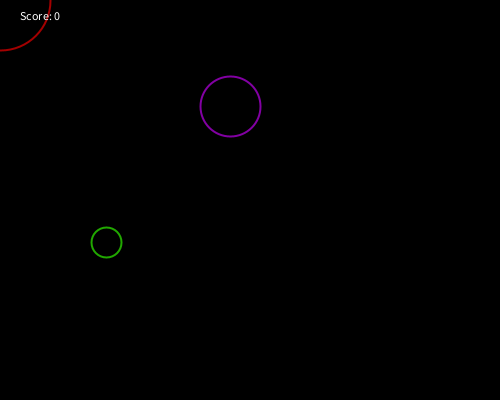
Frame 1 (no input)
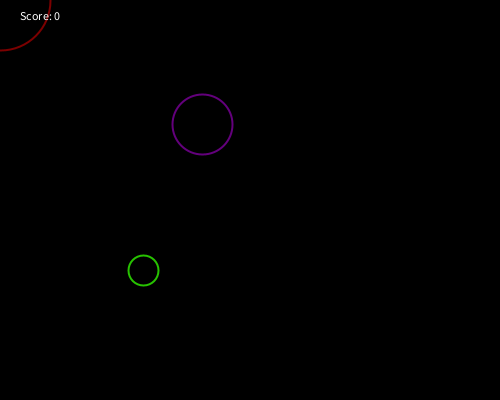
Frame 60 (the mouse pressed at the canvas centre just before this capture)
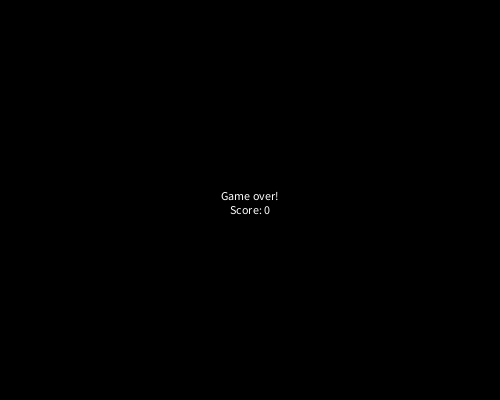
Frame 120 (the mouse held since frame 60 and released just before this capture)

The Processing sketch that drew these frames (run headless with seeded random() and noise(); from frame 60 on, the mouse is pressed at the canvas centre):

// Processing sketch: processing_43510
// ── processing_43510.pde

// Current level
int level;

// How many points have we got
int score;

// Object moves as time passes
float time;

// Time speed. Time goes faster as you progress, 
// so it becomes more difficult. Time will increase this much
// each time draw() is called.
float tspeed;

// The game can shows messages when the level increases
// and when the game is over
String message = "";

// This indicates for how many animation frames should
// we display the message. If it's 0, no message is displayed.
int message_time = 0;

// This list indicates which circles have been eaten and which not.
// It contains boolean values. false means not eaten, so display
// this circle. true means eaten, so don't display this circle anymore.
boolean[] eaten = {};

void setup() {
  size(500, 400);
  background(0);
  colorMode(HSB, 100);
  noFill();
  strokeWeight(2);
  textAlign(CENTER);
  game_start();
}

// Initialize variables
void game_start() {
  tspeed = 0.004;
  time = 0;
  score = 0;
  level = 1;
  eaten = new boolean[1];
  eaten[0] = false;
}

// This function gets called every time we eat all the green circles
void next_level() {
  
  // Increase the time speed to make it a bit more difficult
  // all objects will move faster.
  tspeed += 0.0002;
  
  // Increase the level
  level++;
  
  // Increase the size of the eaten array
  eaten = (boolean[]) append(eaten, false);
  
  // Reset the eaten array. Make all elements false.
  for (int i=0; i< level; i++) {
    eaten[i] = false;
  }
  
  // Show this message
  message = "Get ready for level " + level + "!";
  
  // Show the message for this many frames
  message_time = 110;
}

// You were touched by a an enemy circle
void game_over() {
  
  // Show this message
  message = "Game over!\nScore: " + score;
  
  // Show the message for this many frames
  message_time = 230;
  
  // Reset all game variables to play again
  game_start();
}

// This function tests if all green circles have been eaten.
// When that happens we can go to the next level.
boolean all_eaten() {
  
  // The number of circles is equal to the current level
  // Run through all circles
  for (int i=0; i< level; i++) {
    // If we find one that is not yet eaten, the we return
    // false, because not all circles were eaten. No reason
    // to continue checking the rest of the items in the array.
    if(!eaten[i]) {
      return false;
    }
  }
  // If we didn't return before it means that all items are true.
  // That means all circles were eaten and we can go to the next level.
  return true;
}

// This function sets the line color. A sine function call is used
// to make the circles turn dark, then bright, then dark, etc.
void set_stroke(int h, float speed) {
  // We receive the desired hue as a parameter.
  // We also receive a speed parameter. If it's close to 0, the 
  // brightness will cycle slowly. If it's higher, it will blink
  // faster.
  // The frameCount variable is defined by Processing and it
  // indicates how many times draw() has been called.
  float b = map(sin(speed * float(frameCount)), -1, 1, 20, 100);
  stroke(h, 100, b);
}

// Main game loop. Draw and move things around.
void draw() {
  // Make the screen black erasing everything.
  background(0);

  // Is there a message to display?
  if(message_time > 0) {
    // If there is, show it in the middle of the screen.
    text(message, width/2, height/2);
    // Reduce the counter. Eventually we will reach 0 and then
    // the message will not be shown any more.
    message_time--;
    // Exit the draw function. If we are displaying a message
    // then we shouldn't draw players, move them or anything else.
    return;
  }
  
  // Set main player color
  set_stroke(0, 0.1);
  // Draw main player wherever the mouse is
  ellipse(mouseX, mouseY, 100, 100);

  // We now draw elements to capture and enemies.
  // The amount of both is equal to the current level.
  // So in level 1, one enemy, one item to capture
  int i = 0;
  while(i < level) {
    // Calculate enemy position. We use noise() to calculate the
    // position. We use time as one of the parameters, so the
    // position changes over time. We use the enemy number (i) as well,
    // so each enemy is on a different position. Finally we use two
    // random values (200 and 100) so x and y are not identical.
    float x = map(noise(time, i, 200), 0, 1, 0, width);
    float y = map(noise(time, i, 100), 0, 1, 0, height);
    // Set enemy color. 0.1 + 0.1 * i gives numbers like 0.1, 0.2, 0.3, 0.4 so
    // each enemy blinks at a different rate
    set_stroke(80, 0.1 + 0.1 * i);
    // Draw enemy
    ellipse(x, y, 60, 60);
    // If the distance between you and this enemy is too small,
    // you are touching each other. 80 is 100 / 2 + 60 / 2
    if(dist(x,y,mouseX,mouseY) < 80) {
      // In that case, call the game_over function
      game_over();
      // And get out of the draw() function. We don't want to draw any
      // further enemies or items.
      return;
    }

    // If this item has not been eaten yet we will draw it.
    if(!eaten[i]) {
      // Calculate item position. We use noise() to calculate the
      // position. We use time as one of the parameters, so the
      // position changes over time. We use the item number (i) as well,
      // so each item is on a different position. Finally we use two
      // random values (300 and 400) so x and y are not identical.
      x = map(noise(i, time, 300), 0, 1, 0, width);
      y = map(noise(i, time, 400), 0, 1, 0, height);
      // Set item color. 0.15 + 0.1 * i gives numbers like
      // 0.15, 0.25, 0.35, 0.45 so each item blinks at a different rate
      set_stroke(30, 0.15 + 0.1 * i);
      // Draw our future victim
      ellipse(x, y, 30, 30);
      // If we are touching this item (65 = 30 / 2 + 100 / 2)...
      if(dist(x,y,mouseX,mouseY) < 65) {
        // Then this item is considered eaten
        eaten[i] = true;
        // Increase the score. For each eaten item we get as many points as
        // the current level. So in level 1, items give us 1 point, in level
        // 5 items give us 5 points.
        score += level;
        // Are all items eaten?
        if (all_eaten()) {
          // In that case call the next_level function.
          next_level();
          // And get out of the draw() function:
          // We are done and don't need to draw any further items.
          return;
        }
      }
    }
    
    // Increase the i variable to go through all items and enemies.
    i++;
  }

  // Write the score on the screen
  text("Score: " + score, 40, 20);

  // Increase the time variable. The rate at which the time variable increases
  // also increases on each level. So time goes faster in each level, and
  // enemies and items move faster.
  time += tspeed;
}
